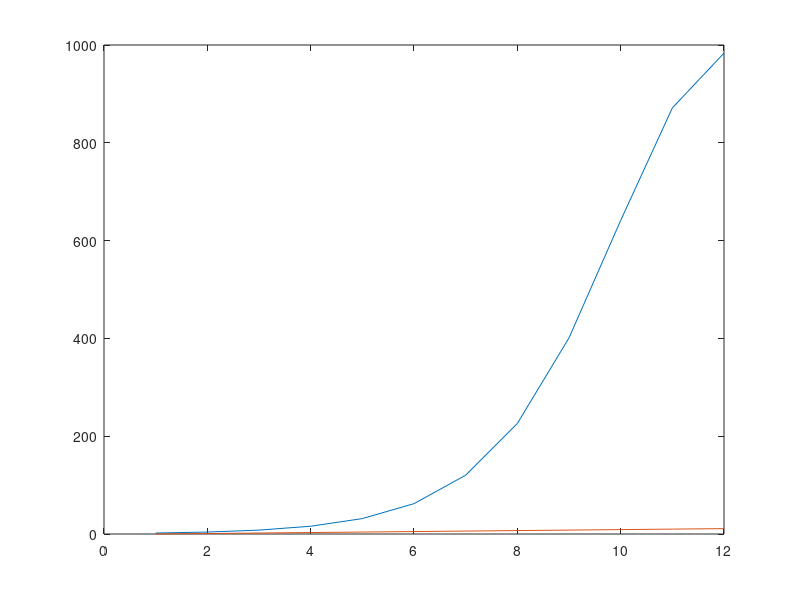

This figure's MATLAB source:
function infection()
    plot(iterate(12));
end

function data = dS(S)
    data = 0.001*(1000-S)*S;
end
function  data = Splus1(S)
    data = S+dS(S);
end
function data = iterate(i)
    data = [2 0];
    ii = 1;
    Si = 2;
    while ii<=(i-1)
        Sii = Splus1(Si)
        Si = Sii
        data = [data;[Sii ii]]
        ii = ii+1
    end
end